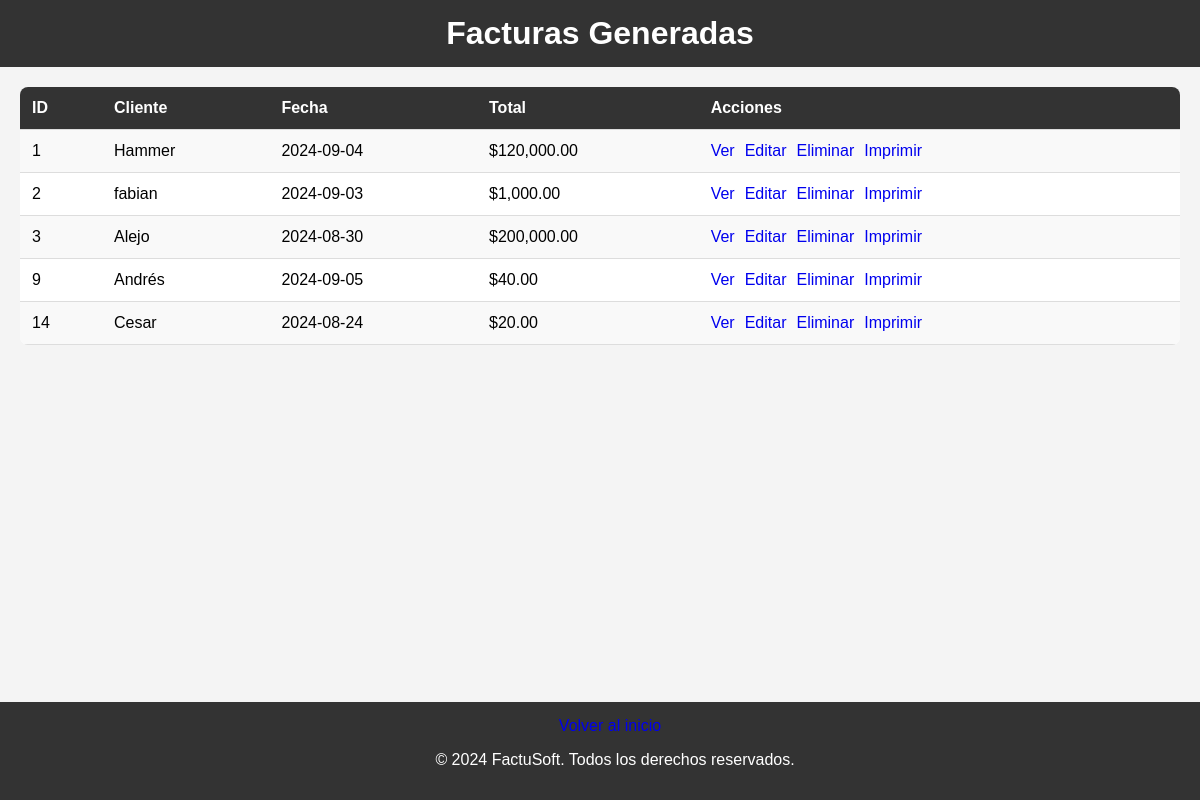
Page /ver_facturas.php on the committed database.
### tables this page shows
CREATE TABLE `facturas` (
  `id` int(11) NOT NULL,
  `cliente` varchar(100) DEFAULT NULL,
  `fecha` date DEFAULT NULL,
  `total` decimal(10,2) DEFAULT NULL
);

### ver_facturas.php (the view, shortened to what this page needs)
<?php
$conn = new mysqli("sql104.infinityfree.com", "if0_37252963", "1107974585", "if0_37252963_factusoft_db");
$sql = "SELECT * FROM facturas";
$result = $conn->query($sql);
?>
<!DOCTYPE html>
<html lang="es">
<head>
    <link rel="stylesheet" href="styles.css">
</head>
<body>
    <header>
        <h1>Facturas Generadas</h1>
    </header>
    <main>
        <table>
            <tr>
                <th>ID</th>
                <th>Cliente</th>
                <th>Fecha</th>
                <th>Total</th>
                <th>Acciones</th>
            </tr>
            <?php
            if ($result->num_rows > 0) {
                while($row = $result->fetch_assoc()) {
                    echo "<tr>";
                    echo "<td>" . $row["id"] . "</td>";
                    echo "<td>" . $row["cliente"] . "</td>";
                    echo "<td>" . $row["fecha"] . "</td>";
                    echo "<td>$" . number_format($row["total"], 2) . "</td>";
                    echo "<td>";
                    echo "<a href='ver_detalle.php?id=" . $row["id"] . "'>Ver</a>";
                    echo "<a href='editar_factura.php?id=" . $row["id"] . "'>Editar</a>";
                    echo "<a href='eliminar_factura.php?id=" . $row["id"] . "' onclick=\"return confirm('¿Estás seguro de que deseas eliminar esta factura?');\">Eliminar</a>";
                    echo "<a href='print_factura.php?id=" . $row["id"] . "'>Imprimir</a>";
                    echo "</td>";
                    echo "</tr>";
                }
            } else {
                echo "<tr><td colspan='5'>No hay facturas</td></tr>";
            }
            ?>
        </table>
    </main>
    <footer>
        <a href="index.php">Volver al inicio</a>
        <p>&copy; 2024 FactuSoft. Todos los derechos reservados.</p>
    </footer>
</body>
</html>

### styles.css (style rules this page uses)
body { font-family: Arial, sans-serif; margin: 0; padding: 0; background-color: #f4f4f4; }
header { background-color: #333; color: #fff; padding: 20px; text-align: center; }
header h1 { margin: 0; }
main { padding: 20px; text-align: center; }
footer { background-color: #333; color: #fff; text-align: center; padding: 10px; position: fixed; bottom: 0; width: 100%; }

### ver_facturas.php (style rules this page uses)
body { font-family: Arial, sans-serif; margin: 0; padding: 0; background-color: #f4f4f4; }
header { background-color: #333; color: white; padding: 15px; text-align: center; }
main { padding: 20px; max-width: 1200px; margin: 0 auto; }
table { width: 100%; border-collapse: collapse; margin-bottom: 20px; background-color: #fff; border-radius: 8px; overflow: hidden; }
table th, table td { padding: 12px; text-align: left; border-bottom: 1px solid #ddd; }
table th { background-color: #333; color: white; }
table tr:nth-child(even) { background-color: #f9f9f9; }
a { color: ; text-decoration: none; margin-right: 10px; }
footer { background-color: ; color: white; padding: 15px; text-align: center; }

### rows in the picture
facturas: id "1", cliente "Hammer", fecha "2024-09-04", total "120,000.00"
facturas: id "2", cliente "fabian", fecha "2024-09-03", total "1,000.00"
facturas: id "3", cliente "Alejo", fecha "2024-08-30", total "200,000.00"
facturas: id "9", cliente "Andrés", fecha "2024-09-05", total "40.00"
facturas: id "14", cliente "Cesar", fecha "2024-08-24", total "20.00"
